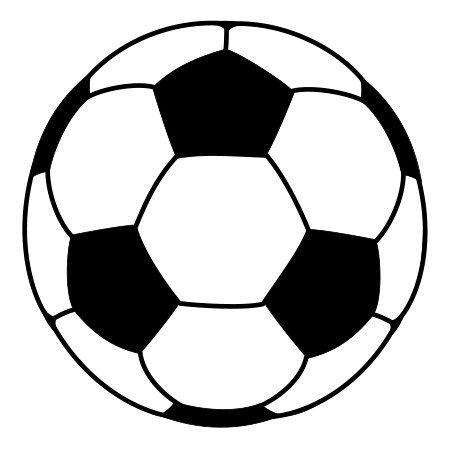
#> input picture backend/uploads/analysis_image.jpg, 450 x 450 px
$ python shapefinder.py uploads/analysis_image.jpg
#> lines starting #> are read from the running program, lines starting #| are printed output that depends on the picture; after the words box and inside, x2 and y2 are one past the last pixel; in counts of white or black regions, pixels touching at a corner belong together
import cv2
import numpy as np
import sys
import json

def get_shape_properties(shape):
    """Returns a descriptive string of properties for a given shape."""
    if shape == "Triangle":
        return "A triangle has 3 sides and 3 angles, and the sum of its angles is 180 degrees."
    elif shape == "Square":
        return "A square has 4 equal sides and 4 right angles (90 degrees)."
    elif shape == "Rectangle":
        return "A rectangle has 4 sides and 4 right angles. Opposite sides are equal in length."
    elif shape == "Pentagon":
        return "A pentagon is a polygon with 5 sides and 5 angles."
    elif shape == "Hexagon":
        return "A hexagon is a polygon with 6 sides and 6 angles."
    elif shape == "Circle":
        return "A circle is a perfectly round shape with no corners or edges. All points are equidistant from the center."
    else:
        return "The properties of this shape could not be determined."

def detect_shape(contour):
    """Detects the shape of a single contour."""
    shape = "Unknown"
    peri = cv2.arcLength(contour, True)
    approx = cv2.approxPolyDP(contour, 0.04 * peri, True)

    if len(approx) == 3:
        shape = "Triangle"
    elif len(approx) == 4:
        (x, y, w, h) = cv2.boundingRect(approx)
        ar = w / float(h)
        shape = "Square" if 0.95 <= ar <= 1.05 else "Rectangle"
    elif len(approx) == 5:
        shape = "Pentagon"
    elif len(approx) == 6:
        shape = "Hexagon"
    else:
        area = cv2.contourArea(contour)
        if peri > 0:
            circularity = 4 * np.pi * (area / (peri * peri))
            if circularity > 0.85:
                shape = "Circle"
    return shape

def main():
    """Main function to process the image and output JSON."""
    if len(sys.argv) < 2:
        print(json.dumps({"error": "No image path provided."}))
        return

    image_path = sys.argv[1]
    image = cv2.imread(image_path)
#> image is the input picture: shape (450, 450, 3); min 0, max 255, mean 197.8

    if image is None:
        print(json.dumps({"error": f"Could not read image at {image_path}"}))
        return

    gray = cv2.cvtColor(image, cv2.COLOR_BGR2GRAY)
    blurred = cv2.GaussianBlur(gray, (7, 7), 0)
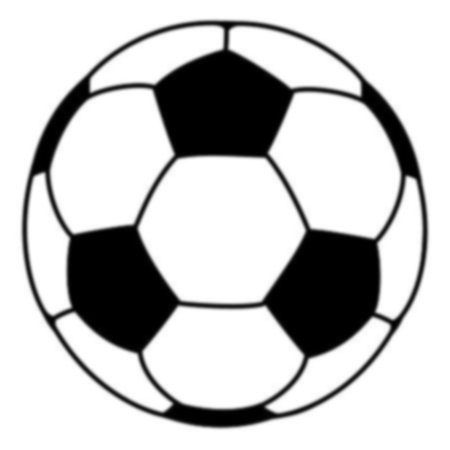
#> blurred: shape (450, 450); min 0, max 255, mean 197.8

    # --- IMPROVEMENT IS HERE ---
    # Using Canny edge detection instead of simple thresholding
    edged = cv2.Canny(blurred, 50, 150)
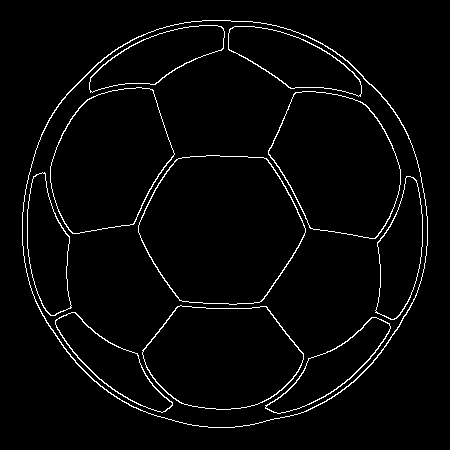
#> edged: shape (450, 450); 2.9% white in thin lines or dots, all inside (x1, y1, x2, y2) = (22, 20, 428, 428)

    # Find contours in the edged image
    contours, _ = cv2.findContours(edged, cv2.RETR_EXTERNAL, cv2.CHAIN_APPROX_SIMPLE)
#> contours = 1 contour; box (x1, y1, x2, y2) and area: (22, 20, 428, 428) 130136

    if contours:
        largest_contour = max(contours, key=cv2.contourArea)
#> largest_contour = contour of 540 points, box (x1, y1, x2, y2) (22, 20, 428, 428), area 130136
        if cv2.contourArea(largest_contour) > 100:
            shape_name = detect_shape(largest_contour)
#> in detect_shape, `peri = cv2.arcLength(contour, True)`: peri = 1346.3
#> in detect_shape, `approx = cv2.approxPolyDP(contour, 0.04 * peri, True)`: approx = [[191, 21], [58, 104], [23, 255], [234, 427], [373, 362], [426, 206], [342, 56]]
#> in detect_shape, `area = cv2.contourArea(contour)`: area = 130136
#> in detect_shape, `circularity = 4 * np.pi * (area / (peri * peri))`: circularity = 0.902
#> shape_name = 'Circle'
            shape_properties = get_shape_properties(shape_name)

            output = {
                "shape": shape_name,
                "properties": shape_properties
            }
        else:
            output = {"shape": "Unknown", "properties": "No significant shape detected."}
    else:
        output = {"shape": "Unknown", "properties": "No shapes found in the image."}

    print(json.dumps(output))
#| {"shape": "Circle", "properties": "A circle is a perfectly round shape with no corners or edges. All points are equidistant from the center."}

if __name__ == "__main__":
    main()
